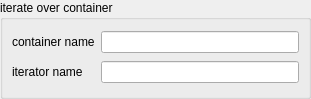
<?xml version="1.0" encoding="UTF-8"?>
<ui version="4.0">
 <class>IterateOverContainer</class>
 <widget class="QWidget" name="IterateOverContainer">
  <property name="geometry">
   <rect>
    <x>0</x>
    <y>0</y>
    <width>311</width>
    <height>99</height>
   </rect>
  </property>
  <property name="windowTitle">
   <string>Form</string>
  </property>
  <layout class="QGridLayout" name="gridLayout">
   <property name="leftMargin">
    <number>0</number>
   </property>
   <property name="topMargin">
    <number>0</number>
   </property>
   <property name="rightMargin">
    <number>0</number>
   </property>
   <property name="bottomMargin">
    <number>0</number>
   </property>
   <item row="0" column="0">
    <widget class="QGroupBox" name="groupBox_3">
     <property name="title">
      <string>iterate over container</string>
     </property>
     <layout class="QGridLayout" name="gridLayout_3">
      <item row="0" column="1">
       <widget class="QLineEdit" name="lineEditContainerName"/>
      </item>
      <item row="0" column="0">
       <widget class="QLabel" name="label">
        <property name="text">
         <string>container name</string>
        </property>
       </widget>
      </item>
      <item row="1" column="1">
       <widget class="QLineEdit" name="lineEditIteratorName"/>
      </item>
      <item row="1" column="0">
       <widget class="QLabel" name="label_6">
        <property name="text">
         <string>iterator name</string>
        </property>
       </widget>
      </item>
     </layout>
    </widget>
   </item>
  </layout>
 </widget>
 <resources/>
 <connections/>
</ui>
